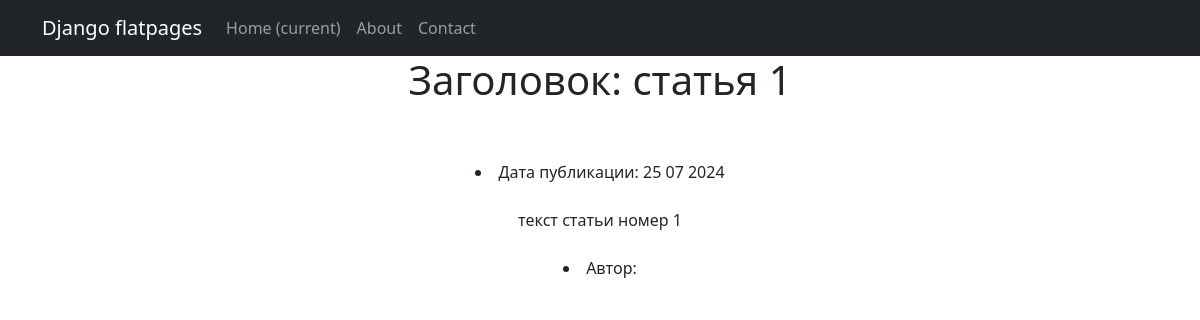
Screenshot of /news/1 with the database file from the repository.
### news/models.py (models this page shows, shortened)
class Post(models.Model):
    author = models.ForeignKey(Author, on_delete=models.CASCADE)
    content_type = models.CharField(max_length=10, choices=[
        ('статья', 'Статья'), ('новость', 'Новость')])
    creation_date = models.DateTimeField(auto_now_add=True)
    categories = models.ManyToManyField(Category, through='PostCategory',
                                        related_name='PostCategory')
    title = models.CharField(max_length=255)
    text = models.TextField()
    rating = models.IntegerField(default=0)

### news/views.py (the view)
# urls.py: path('<int:id>', PostDetail.as_view()),]
class PostDetail(DetailView):
    model = Post
    template_name = 'post.html'
    context_object_name = 'post'
    pk_url_kwarg = 'id'

### templates/post.html (shortened to what this page needs)
{% extends 'flatpages/default.html' %}
{% load custom_filters %}
{% block content %}
<div class="text-center"><h1>Заголовок: {{ post.title|censor }}</h1><br>
</div><br>
<li>Дата публикации: {{ post.creation_date|date:'d m Y' }}</li><br>
<a>{{ post.text|censor }}</a>
<br>
<br>
<li>Автор: {{ post.author.full_name }}</li><br>
{% endblock content %}

### rows the page displays
Post: title|censor "статья 1", creation_date "25 07 2024", text|censor "текст статьи номер 1"
